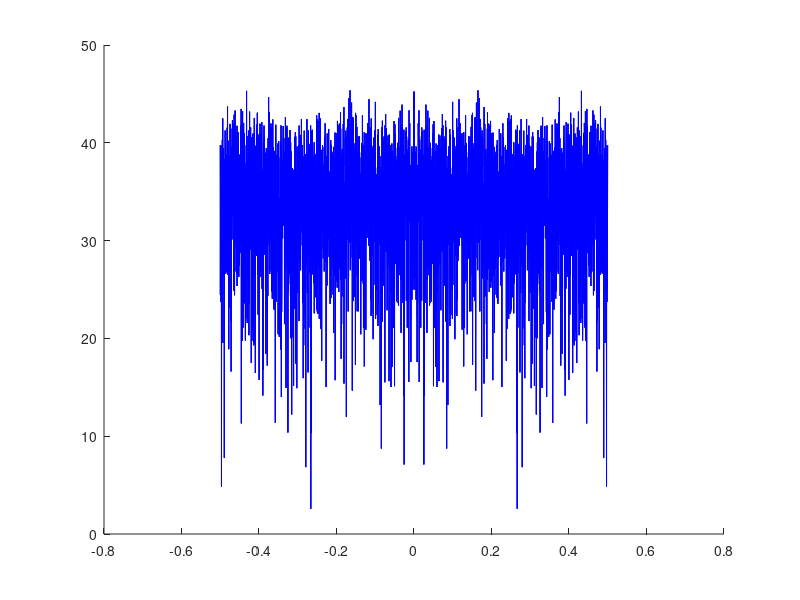

MATLAB code to generate this figure: (Note: this script raises an error after producing the figure.)
# Part A, sinusoid
SAMPRATE = 40000;
Fs = SAMPRATE;
N = 32768;
dt = N / SAMPRATE;
t = linspace(0, dt, N);

FREQ = 5400;
w = FREQ  * 2 * pi;
x = sqrt(2) * sin(w * t);

F = [-N/2:N/2-1]/N;
X = abs(fft(x));
X = fftshift(X);

X = 20*log10(X);

[mag index] = max(X');
meas_freq = abs(F(index) * SAMPRATE)
freq_err = abs(FREQ - meas_freq) / FREQ
plot(F, X);
xlabel('frequency / f_x');
ylabel('dB');

#pause;

# Part B, noise
Pn = 1 # standard deviation of noise = noise power
v = Pn * randn(size(x));
Nv = 4096;

F2 = [-Nv/2:Nv/2-1]/Nv;
V = abs(fft(v(1:Nv)));
V = fftshift(V);

V = 20*log10(V);

clf;
# This is 10 because the 2 is associated with power,
# and is already taken care of.
PNF = 10*log10(Pn * Nv)
line (F2(:), [V(:) V(:)], "linestyle", "-", "color", "b");
line (F2(:), [PNF PNF], "linestyle", "-", "color", "r");
xlabel('frequency / f_x');
ylabel('dB');

# Part C, received signal
r = x + v;
SNRDB = 10*log10(sum(x.^2)/sum(v.^2))

clf;
plot(t(1:100), x(1:100), "b-", t(1:100), r(1:100), "g-", t(1:100));
legend("Clean signal", "Noisy signal");
xlabel("t");
%pause;

% Part C4, controlling SNR_dB
target_SNRDB = 20;
target_SNR = 10^(target_SNRDB / 10)
b = 1 / target_SNR;

r = x + sqrt(b) * v;

meas_SNRDB = 10*log10(sum(x.^2)/sum((sqrt(b)*v).^2))

clf;
plot(t(1:100), x(1:100), "b-", t(1:100), r(1:100), "g-");
legend("Clean signal", sprintf("Noisy signal\nSNR_{dB} = %f", meas_SNRDB));
xlabel("t");

% Part D, processing noisy signal
Pn = b

SAMP_SNR = zeros([1 6]);
S = log2(2.^(9+[1:6]));

clf;
for i = 1:6
  Nr = 2 ^ (9 + i);
  F3 = [-Nr/2:Nr/2-1]/Nr;
  R = abs(fft(r(1:Nr)));
  R = fftshift(R);
  R = 20*log10(R);
  PNF = 10*log10(Pn * Nr);
  subplot(3, 2, i);
  plot(F3, R, "b-", F3, PNF*ones([1 Nr]), "r-");
  xlabel('frequency / f_x');
  ylabel('dB');
  axis([-0.8, 0.8, -40, 100]); grid on;
  SNR_out = max(R) - PNF;
  SAMP_SNR(i) = SNR_out;
endfor

clf;
plot(S, SAMP_SNR, "-o");
xlabel("log_2(N)");
ylabel("SNR_{out} (dB)");

% Part D4, zero-padding DFT

clf;
for i = 1:6
  Nr = 2 ^ (9 + i);
  R = abs(fft([r(1:Nr), zeros([1 (N-Nr)])]));
  R = fftshift(R);
  R = 20*log10(R);
  PNF = 10*log10(Pn * Nr);
  subplot(3, 2, i);
  plot(F, R, "b-", F, PNF*ones([1 N]), "r-");
  xlabel('frequency / f_x');
  ylabel('dB');
  axis([-0.8, 0.8, -40, 100]); grid on;
  SNR_out = max(R) - PNF;
  SAMP_SNR(i) = SNR_out;
endfor
pause;

clf;
plot(S, SAMP_SNR, "-o");
xlabel("log_2(N)");
ylabel("SNR_{out} (dB)");